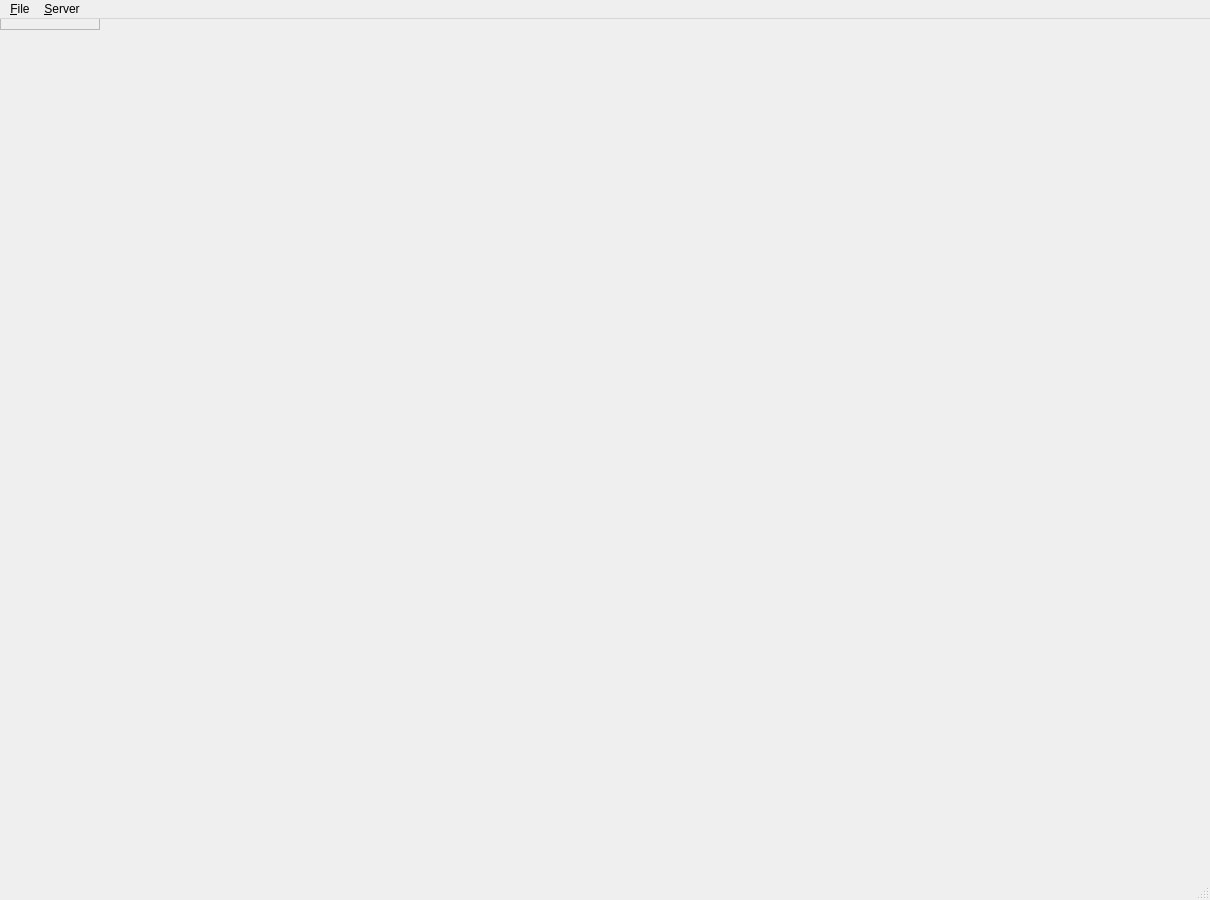
<?xml version="1.0" encoding="UTF-8"?>
<ui version="4.0">
 <class>MainWindow</class>
 <widget class="QMainWindow" name="MainWindow">
  <property name="geometry">
   <rect>
    <x>0</x>
    <y>0</y>
    <width>1210</width>
    <height>900</height>
   </rect>
  </property>
  <property name="windowTitle">
   <string>MainWindow</string>
  </property>
  <widget class="QScrollArea" name="centralWidget">
   <property name="sizePolicy">
    <sizepolicy hsizetype="Expanding" vsizetype="Expanding">
     <horstretch>0</horstretch>
     <verstretch>0</verstretch>
    </sizepolicy>
   </property>
   <property name="verticalScrollBarPolicy">
    <enum>Qt::ScrollBarAsNeeded</enum>
   </property>
   <property name="widgetResizable">
    <bool>true</bool>
   </property>
   <property name="alignment">
    <set>Qt::AlignCenter</set>
   </property>
   <widget class="QWidget" name="scrollAreaWidgetContents">
    <property name="geometry">
     <rect>
      <x>0</x>
      <y>0</y>
      <width>1206</width>
      <height>840</height>
     </rect>
    </property>
    <property name="sizePolicy">
     <sizepolicy hsizetype="Expanding" vsizetype="Expanding">
      <horstretch>0</horstretch>
      <verstretch>0</verstretch>
     </sizepolicy>
    </property>
    <property name="layoutDirection">
     <enum>Qt::LeftToRight</enum>
    </property>
   </widget>
  </widget>
  <widget class="QMenuBar" name="menuBar">
   <property name="geometry">
    <rect>
     <x>0</x>
     <y>0</y>
     <width>1210</width>
     <height>32</height>
    </rect>
   </property>
   <widget class="QMenu" name="menu_File">
    <property name="title">
     <string>&amp;File</string>
    </property>
    <addaction name="action_Load_stub_config"/>
    <addaction name="action_Exit"/>
   </widget>
   <widget class="QMenu" name="menu_Server">
    <property name="title">
     <string>&amp;Server</string>
    </property>
    <addaction name="action_Run"/>
    <addaction name="action_Stop"/>
   </widget>
   <addaction name="menu_File"/>
   <addaction name="menu_Server"/>
  </widget>
  <widget class="QStatusBar" name="statusBar"/>
  <action name="action_Exit">
   <property name="text">
    <string>&amp;Exit</string>
   </property>
   <property name="shortcut">
    <string>Ctrl+Q</string>
   </property>
  </action>
  <action name="action_Load_stub_config">
   <property name="text">
    <string>&amp;Open stub-config</string>
   </property>
   <property name="shortcut">
    <string>Ctrl+O</string>
   </property>
  </action>
  <action name="action_Run">
   <property name="text">
    <string>&amp;Run</string>
   </property>
   <property name="toolTip">
    <string>Start stub server</string>
   </property>
   <property name="shortcut">
    <string>Ctrl+R</string>
   </property>
  </action>
  <action name="action_Stop">
   <property name="text">
    <string>&amp;Stop</string>
   </property>
   <property name="toolTip">
    <string>Stop stub server</string>
   </property>
   <property name="shortcut">
    <string>Ctrl+S</string>
   </property>
  </action>
 </widget>
 <layoutdefault spacing="6" margin="11"/>
 <resources/>
 <connections/>
</ui>
